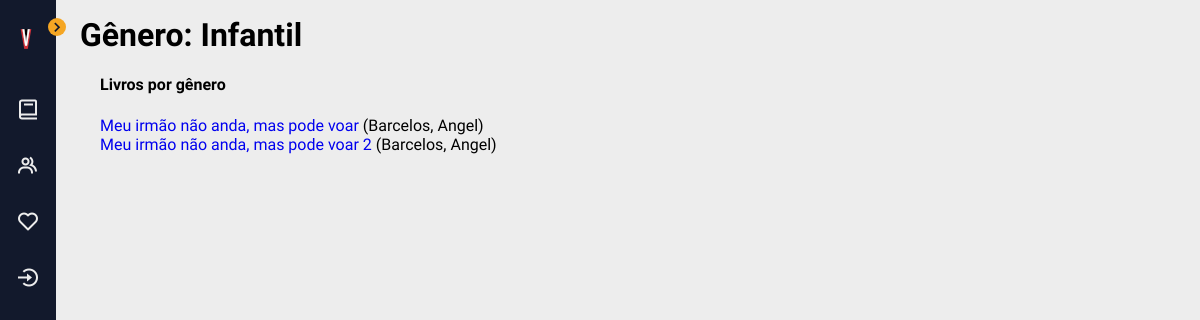
Page /catalogo/gênero/1 on the committed database.
### catalogo/models.py (models this page shows, shortened)
class Gênero(models.Model):
    name = models.CharField(
        max_length=200,
        unique=True,
        help_text="Insira um gênero (Ex. Ficção Científica, Infantil etc.)",
        verbose_name='Nome'
    )

class Book(models.Model):
    título = models.CharField(max_length=200)
    autor = models.ForeignKey('Autor', on_delete=models.RESTRICT, null=True)
    resumo = models.TextField(
        max_length=1000, help_text="Insira uma breve descrição do livro.")
    gênero = models.ManyToManyField(
        Gênero, help_text="Selecione um gênero para este livro")
    idade = models.PositiveSmallIntegerField('Faixa etária', default=0)
    capa = models.TextField(max_length=1000, help_text="Insira um link para a imagem da capa do livro.", default="https://vectorportal.com/storage/book-vector(1).jpg")
    class Meta:
        ordering = ['título', 'autor']
    def display_gênero(self):
        """Creates a string for the Genre. This is required to display genre in Admin."""
        return ', '.join([gênero.name for gênero in self.gênero.all()[:3]])
    display_gênero.short_description = 'Gênero'
    def get_absolute_url(self):
        return reverse('book-detail', args=[str(self.id)])

class Autor(models.Model):
    nome = models.CharField(max_length=100)
    sobrenome = models.CharField(max_length=100)
    class Meta:
        ordering = ['sobrenome', 'nome']
    def __str__(self):
        return f'{self.sobrenome}, {self.nome}'

### catalogo/templates/catalogo/gênero_detail.html (shortened to what this page needs)
{% extends "base_generic.html" %}
{% block content %}
<h1>Gênero: {{ gênero.name }}</h1>
<div style="margin-left:20px;margin-top:20px">
<h4>Livros por gênero</h4>
<ul>
  {% for copy in gênero.book_set.all %}
  <li>
    <a href="{{ copy.get_absolute_url }}">{{ copy.título }}</a> ({{copy.autor}})
  </li>
  {% empty %}
  <li>Não existem livros deste gênero.</li>
  {% endfor %}
</ul>
{% endblock %}
{% block sidebar %}
  {{ block.super }}
{% endblock %}

### catalogo/static/assets/css/base.css (style rules this page uses)
:root { --first-color: #12192C; --second-color: #F5A623; --white-color: #EDEDED; }
:root { --body-font: 'Quicksand', sans-serif; --small-font-size: 0.875rem; }
@media screen and (min-width: 768px) { :root { --small-font-size: 0.938rem; } }
:root { --z-back: -10; --z-normal: 1; --z-tooltip: 10; --z-fixed: 100; --z-modal: 1000; }
body { position: relative; margin: 0; padding: 1rem 0 0 5rem; font-family: var(--body-font); background-color: var(--white-color); -webkit-transition: .5s; transition: .5s; }
h1 { margin: 0; }
ul, li { margin: 0; padding: 0; list-style: none; }
a { text-decoration: none; }

### rows in the picture
Gênero: name "Infantil"
Book: título "Meu irmão não anda, mas pode voar", autor "Barcelos, Angel"
Book: título "Meu irmão não anda, mas pode voar 2", autor "Barcelos, Angel"
